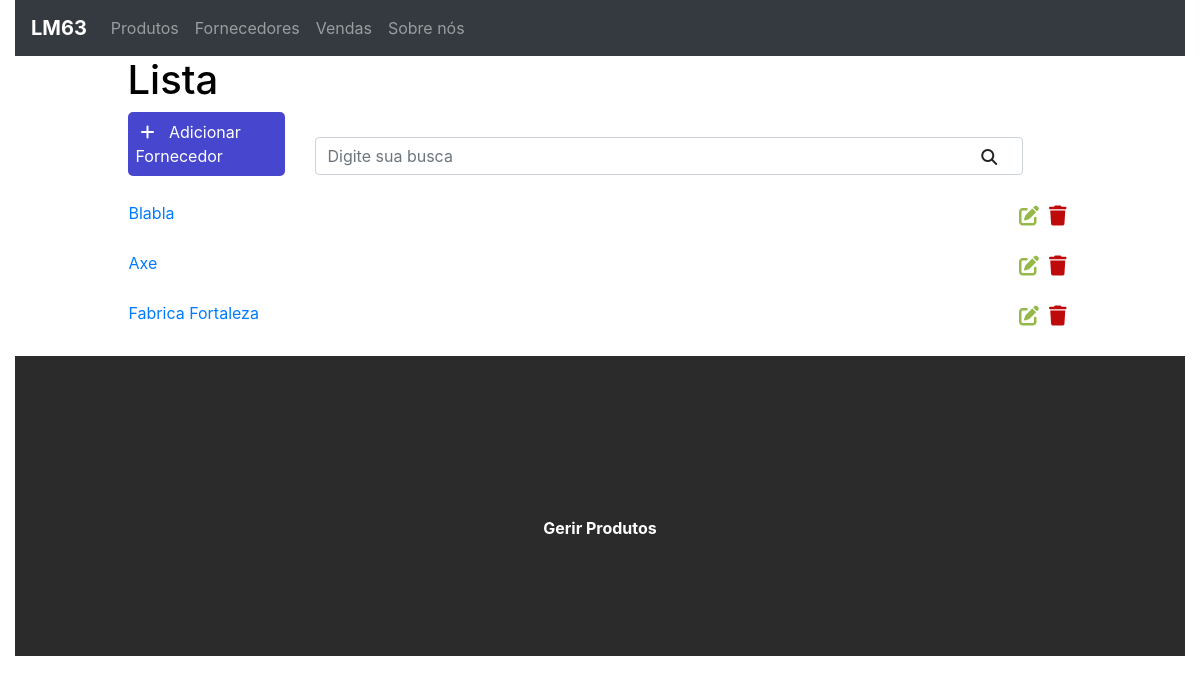
The app's page /flist/, older data.
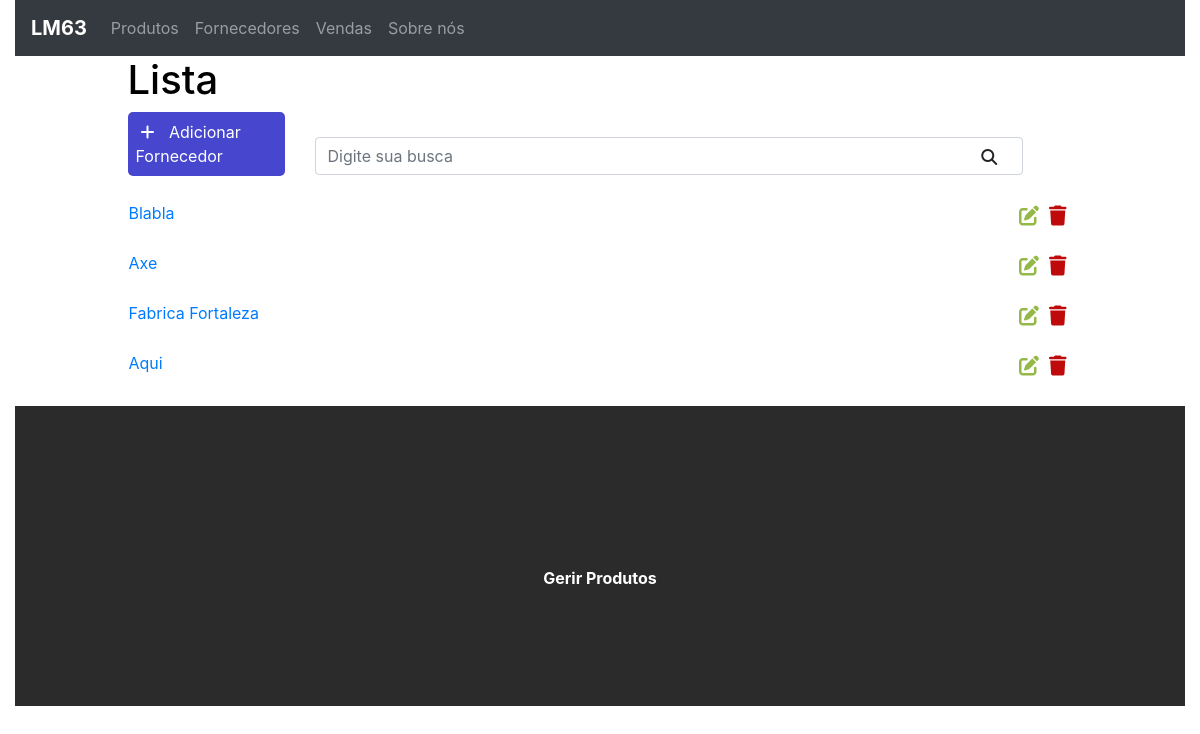
The same page, newer data.
### crud/models.py (models this page shows, shortened)
class Base(models.Model):
    criacao = models.DateField('Criado', auto_now_add=True)
    alteracao = models.DateTimeField('Alterado', auto_now=True)
    class Meta:
        abstract = True

class Fornecedores(Base):
    nome = models.CharField('Nome fornecedor', max_length=50)
    cep = models.IntegerField('CEP', default=0)

### crud/views.py (the view)
# urls.py: path('flist/', views.fornecedoresList, name='listForne'),
def fornecedoresList(request):
    fornecedores = Fornecedores.objects.all()
    context = {
        'fornecedores': fornecedores,
    }
    return render(request, 'tasks/forneList.html', context)

### crud/templates/tasks/forneList.html (shortened to what this page needs)
{% extends 'base.html' %}
{% block content %}
<div class="offset-1 col-10 list-div">
    <h1>Lista</h1>
    <a href="/cadastro-forne" class="add"><div class="col-2 add-div">
       <i class="fas fa-plus"></i> Adicionar Fornecedor
    </div></a>
    <div class="col-9 search-div">
        <input class="form-control" type="text" id="search" name="search" placeholder="Digite sua busca">
        <i class="fas fa-search"></i>
    </div>
    <ul class="task-list">
        {% for forne in fornecedores %}
        <li class="task-item">
            <span><a href="/conteudoForne/{{forne.id}}">{{forne.nome}}</a></span>
            <span><a href="deleteForne/{{forne.id}}"><i class="fas fa-trash"></i></a></span>
            <a href="updateForne/{{forne.id}}"><span><i class="fas fa-edit"></i></span></a>
        </li>
        {% endfor %}
    </ul>
</div>
{% endblock %}

### crud/templates/base.html (shortened to what this page needs)
{% load static %}
{% load bootstrap4 %}
<!DOCTYPE html>
<html lang="en">
<head>
    {% bootstrap_css %}
    <link rel="stylesheet" href="{% static 'css/styles.css' %}">
</head>
<body>
    <div class="container-fluid">
    <nav class="navbar navbar-expand-lg navbar-dark bg-dark">
        <a class="navbar-brand" href="#">LM63</a>
        <div class="collapse navbar-collapse" id="navbarSupportedContent">
          <ul class="navbar-nav mr-auto">
            <li class="nav-item">
              <a class="nav-link" href="/">Produtos</a>
            </li>
            <li class="nav-item">
              <a class="nav-link" href="/flist">Fornecedores</a>
            </li>
            <li class="nav-item">
              <a class="nav-link" href="/venda-registro">Vendas</a>
            </li>
            <li class="nav-item">
              <a class="nav-link" href="#">Sobre nós</a>
            </li>
          </ul>
        </div>
      </nav>
    {% block content %}
    {% endblock %}
    <footer><p>Gerir Produtos</p></footer>
    </div>
</body>
</html>

### crud/static/css/styles.css (style rules this page uses)
h1 { color: rgb(0, 0, 0); }
.navbar-brand { font-weight: bold; }
.add-div { display: inline-block; cursor: pointer; padding: 8px; margin-right: 25px; color: white; background-color: rgb(70, 70, 206); border-radius: 5px; }
.fas.fa-plus { color: white; margin-right: 10px; margin-left: 5px; }
.fas.fa-search { position: absolute; top: 12px; right: 26px; }
.search-div { padding: 0px; display: inline-block; margin-top: 15px; margin-bottom: 15px; }
.task-list { padding-left: 0; }
.task-item { list-style: none; height: 50px; padding-top: 10px; border: 1px dashed white; }
.fas.fa-edit, .fas.fa-trash { cursor: pointer; margin: 5px; font-size: 20px; float: right; }
.fas.fa-edit { color: rgb(148, 185, 73); }
.fas.fa-trash { color: rgb(190, 10, 10); }
footer { background-color: rgb(43, 43, 43); height: 300px; padding-top: 20px; }
footer p { color: white; font-weight: bold; position: relative; text-align: center; top: 50%; }
.add { text-decoration: none; text-underline-offset: none; color: white; }

Row changes from the older to the newer data that the page shows:
added Fornecedores: nome "Aqui"
